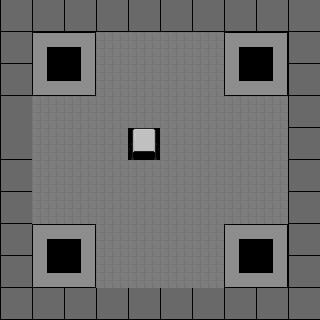

This game map was drawn from its Tiled (.tmx) file and the tilesets committed beside it. A one-line description and the full map source follow:
An orthogonal 10x10 tile map with 32x32 px tiles, 1 tile layer (Tile Layer 1).

<map version="1.2" tiledversion="1.2.1" orientation="orthogonal" renderorder="right-down" width="10" height="10" tilewidth="32" tileheight="32" infinite="0" nextlayerid="5" nextobjectid="1">
 <tileset firstgid="1" source="morgue_tiles/morgue_tile_set.tsx" />
 <layer id="4" name="Tile Layer 1" width="10" height="10">
  <data encoding="csv">
10,10,10,10,10,10,10,10,10,10,
10,41,42,1,1,1,1,41,42,10,
10,49,50,1,1,1,1,49,50,10,
15,1,1,1,1,1,1,1,1,10,
10,1,1,1,76,1,1,1,1,10,
10,1,1,1,1,1,1,1,1,10,
10,1,1,1,1,1,1,1,1,10,
10,41,42,1,1,1,1,41,42,10,
10,49,50,1,1,1,1,49,50,10,
10,10,10,10,10,10,10,10,10,10
</data>
 </layer>
</map>
